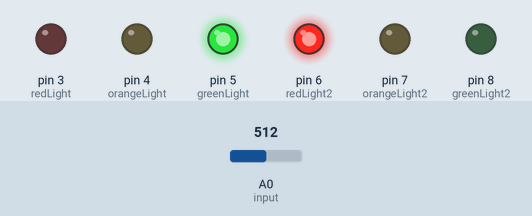
Recording of a sketch running on a simulated Arduino Uno, built with avr-gcc and run on an emulated ATmega328P. Parts: output pins drawn as LEDs (lit = HIGH). Inputs (shaded band) come from the test bench; at power-on: A0 (input) = 512. What the sketch prints to the serial monitor is not drawn.

Above: at 10.5 s.
At 19.0 s:
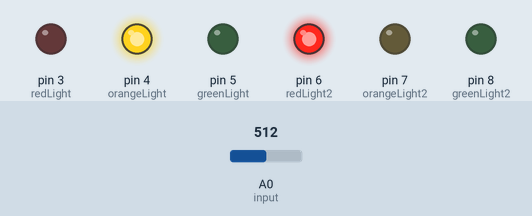
At 26.0 s:
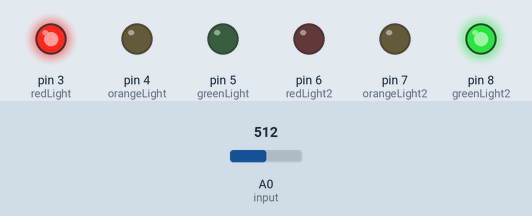
At 31.0 s:
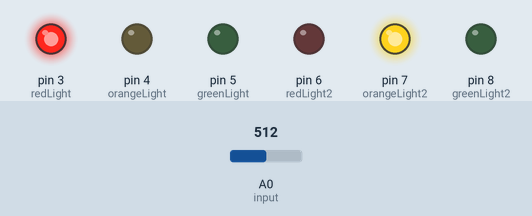
At 33.0 s:
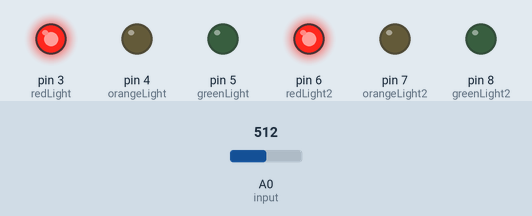
Timing chart, 0 to 43.3 s (numbered marks = the images above):
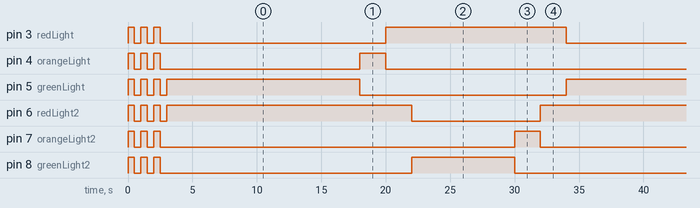

Measured:
- by itself, pin 3 (redLight): goes LOW 0.50 s, HIGH 0.50 s, LOW 0.50 s, HIGH 0.50 s, 4 × (LOW 17.5 s, HIGH 14.0 s), then LOW
- by itself, pin 4 (orangeLight): HIGH → LOW at 0.50 s, → HIGH 0.50 s later, → LOW 0.50 s later, → HIGH 0.50 s later, … (13 changes in this stretch)
- by itself, pin 5 (greenLight): repeats every 1.0 s: HIGH 0.50 s, LOW 0.50 s
- by itself, pin 6 (redLight2): HIGH → LOW at 0.50 s, → HIGH 0.50 s later, → LOW 0.50 s later, → HIGH 0.50 s later, … (14 changes in this stretch)
- by itself, pin 7 (orangeLight2): goes LOW 0.50 s, HIGH 0.50 s, LOW 0.50 s, HIGH 0.50 s, 4 × (LOW 27.5 s, HIGH 2.0 s), then LOW
- by itself, pin 8 (greenLight2): HIGH → LOW at 0.50 s, → HIGH 0.50 s later, → LOW 0.50 s later, → HIGH 0.50 s later, … (13 changes in this stretch)

The sketch:

trafficlight.ino
```cpp
int redLight = 3;
int orangeLight = 4;
int greenLight = 5;
int redTimer= 5;//Time in seconds
int orangeTimer = 2; // time in seconds
int greenTimer = 15; // time in seconds
int multiplier = 1000; // time multiplier to change to milliseconds

int redLight2 = 6;
int orangeLight2 = 7;
int greenLight2 = 8;
//int redTimer2= 17;//Time in seconds
int orangeTimer2 = 2; // time in seconds
int greenTimer2 = 8; // time in seconds
int input = 0;


void setup()
{ pinMode(redLight, OUTPUT);
  pinMode(orangeLight, OUTPUT);
  pinMode(greenLight, OUTPUT);
  pinMode(redLight2, OUTPUT);
  pinMode(orangeLight2, OUTPUT);
  pinMode(greenLight2, OUTPUT);
  //pinMode(input, INPUT);
//Reset
	flash();
	digitalWrite(redLight, LOW);
	digitalWrite(greenLight, LOW);
	digitalWrite(orangeLight, LOW);
	digitalWrite(redLight2, LOW);
	digitalWrite(greenLight2, LOW);
	digitalWrite(orangeLight2, LOW);
	digitalWrite(redLight2, LOW);
 	Serial.begin(9600);
}

void loop()
{
	int phase = analogRead(input);
	Serial.println(phase);


	if (phase <= 511)
	{
		singlePhase();
	}
	else
	{
		twoPhase();
	}

}

void singlePhase()
{
	//Green Light
	digitalWrite(greenLight,HIGH);
	digitalWrite(greenLight2,HIGH);
	delay(greenTimer * multiplier);
	digitalWrite (greenLight, LOW);
	digitalWrite(greenLight2, LOW);

	//Orange Light
	digitalWrite (orangeLight,HIGH);
	digitalWrite (orangeLight2, HIGH);
	delay(orangeTimer * multiplier);
	digitalWrite(orangeLight, LOW);
	digitalWrite(orangeLight2,LOW);

	//RedLight
	digitalWrite(redLight, HIGH);
	digitalWrite(redLight2, HIGH);
	delay(redTimer * multiplier);
	digitalWrite (redLight, LOW);
	digitalWrite(redLight2,LOW);

}


void twoPhase()
{
 //Green Light
 	digitalWrite(redLight2, HIGH);
	digitalWrite(greenLight,HIGH);
	delay(greenTimer * multiplier);
	digitalWrite (greenLight, LOW);

	//Orange Light
	digitalWrite (orangeLight,HIGH);
	delay(orangeTimer * multiplier);
	digitalWrite(orangeLight, LOW);

	//RedLight
	digitalWrite(redLight, HIGH);
	delay (2000);
	digitalWrite(redLight2, LOW);
	digitalWrite(greenLight2, HIGH);
	delay(greenTimer2 * multiplier);
	digitalWrite(greenLight2, LOW);
	digitalWrite(orangeLight2, HIGH);
	delay(orangeTimer2 * multiplier);
	digitalWrite(orangeLight2, LOW);
	digitalWrite(redLight2, HIGH);
	delay(2000);
	digitalWrite (redLight, LOW);
	digitalWrite (redLight2,LOW);


}

void flash()
{
	int x;
	for (x=0;x<3;x++)
	{
		digitalWrite(redLight,HIGH);
		digitalWrite(redLight2, HIGH);
		digitalWrite(greenLight, HIGH);
		digitalWrite(greenLight2, HIGH);
		digitalWrite(orangeLight, HIGH);
		digitalWrite(orangeLight2, HIGH);
		delay(500);
		digitalWrite(redLight,LOW);
		digitalWrite(redLight2, LOW);
		digitalWrite(greenLight, LOW);
		digitalWrite(greenLight2, LOW);
		digitalWrite(orangeLight, LOW);
		digitalWrite(orangeLight2, LOW);
		delay(500);
	}

}
```
